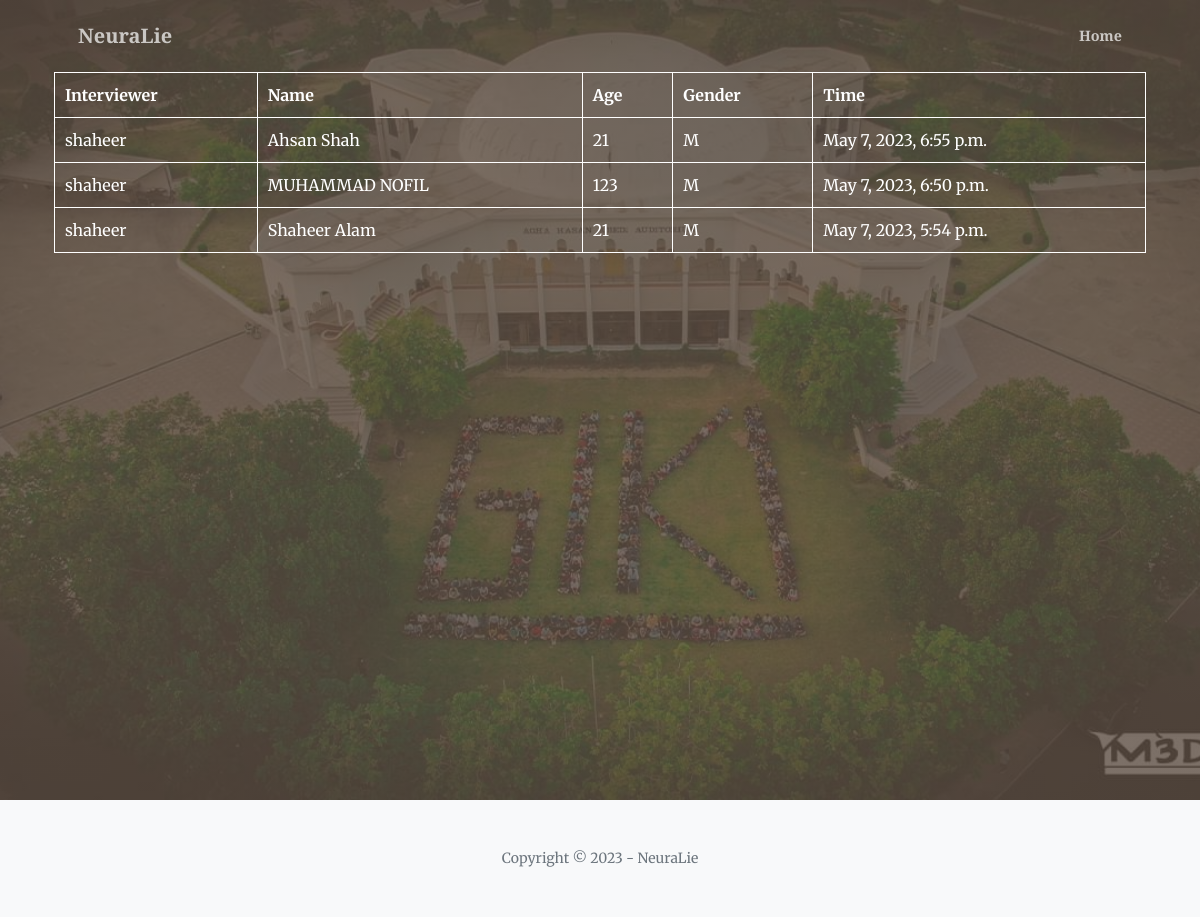
Page /logs (signed in) on the committed database.
### FRONTEND/models.py (models this page shows, shortened)
class Info(models.Model):
    gender_choices = [
        ('M', 'Male'),
        ('F', 'Female')
    ]
    name = models.CharField(max_length=50, primary_key=True)
    age = models.IntegerField(default=0, blank=True, null=True)
    time = models.DateTimeField(null=True, blank=True)
    gender = models.CharField(max_length=4, choices=gender_choices)
    interviewer = models.CharField(max_length=50, blank=True, null=True)
    class Meta:
        ordering = ['name']

### FRONTEND/views.py (the view)
# urls.py: path('logs', views.logs, name="logs"),
@login_required(login_url="login")
def logs(request):
    data = Info.objects.all()
    context = {'data': data}
    return render(request, "FRONTEND/logs.html", context)

### FRONTEND/templates/FRONTEND/logs.html (shortened to what this page needs)
<!DOCTYPE html>
<html lang="en">
{% load static %}
    <head>
        <link href="https://cdn.jsdelivr.net/npm/bootstrap-icons@1.5.0/font/bootstrap-icons.css" rel="stylesheet" />
        <link href="https://cdnjs.cloudflare.com/ajax/libs/SimpleLightbox/2.1.0/simpleLightbox.min.css" rel="stylesheet" />
        <link href="{% static 'FRONTEND/css/styles.css' %}" rel="stylesheet" />
    </head>
    <body id="page-top">
        <nav class="navbar navbar-expand-lg navbar-light fixed-top py-3" id="mainNav">
            <div class="container px-4 px-lg-5">
                <a class="navbar-brand" href="#page-top">NeuraLie</a>
                <div class="collapse navbar-collapse" id="navbarResponsive">
                    <ul class="navbar-nav ms-auto my-2 my-lg-0">
                        <li class="nav-item"><a class="nav-link" href="/">Home</a></li>
                    </ul>
                </div>
            </div>
        </nav>
        <header class="masthead">
            <div class="container px-4 px-lg-5 h-100">
                <div class="row gx-4 gx-lg-5 justify-content-center mb-5">
                <table center class="text-white font-weight-bold">
                    <thead>
                        <tr>
                            <th>Interviewer</th>
                            <th>Name</th>
                            <th>Age</th>
                            <th>Gender</th>
                            <th>Time</th>
                        </tr>
                    </thead>
                    <tbody>
                        {% for interviewee in data %}
                        <tr>
                            <td>{{ interviewee.interviewer }}   </td>
                            <td>{{ interviewee.name }}  </td>
                            <td>{{ interviewee.age }}   </td>
                            <td>{{ interviewee.gender }}    </td>
                            <td>{{ interviewee.time }}  </td>
                        </tr>
                        {% endfor %}
                    </tbody>
                </table>
                </div>
            </div>
        </header>
        <footer class="bg-light py-5">
            <div class="container px-4 px-lg-5"><div class="small text-center text-muted">Copyright &copy; 2023 - NeuraLie</div></div>
        </footer>
    </body>
</html>

### FRONTEND/templates/FRONTEND/logs.html (style rules this page uses)
th, td { padding: 10px; }
table, th, td { border: 1px solid #ffffff; border-collapse: collapse; }

### rows in the picture
Info: interviewer "shaheer", name "Ahsan Shah", age "21", gender "M", time "May 7, 2023, 6:55 p.m."
Info: interviewer "shaheer", name "MUHAMMAD NOFIL", age "123", gender "M", time "May 7, 2023, 6:50 p.m."
Info: interviewer "shaheer", name "Shaheer Alam", age "21", gender "M", time "May 7, 2023, 5:54 p.m."
